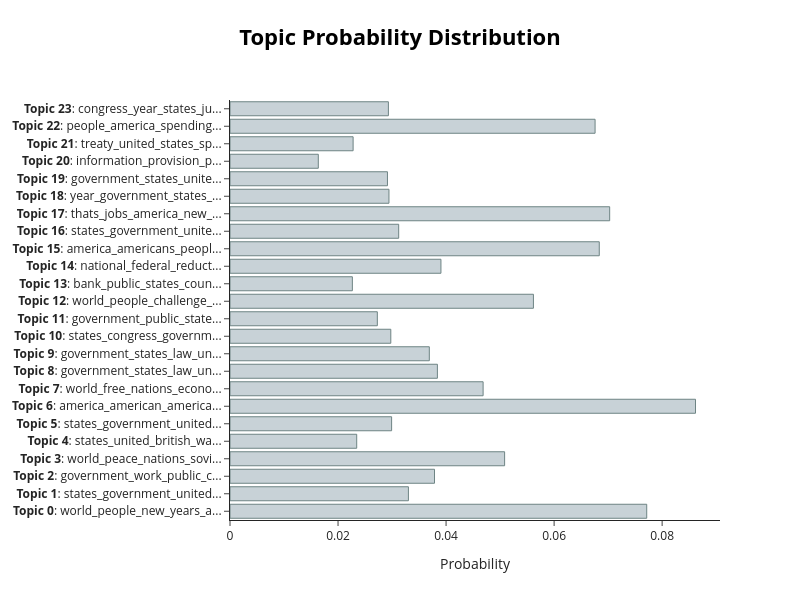

Write notebook code for a chart like this one.
### Markdown cell above
## Output the topic distribution for the first speech

### Code cell
topic_distr, _ = topic_model.approximate_distribution(docs, min_similarity=0)
plot = topic_model.visualize_distribution(topic_distr[0])
filepath = os.path.join(OUTPUT_DIR, "BERTopic-plot.html")
plot.write_html(filepath)
plot

### Figure 1 — Plotly figure (JSON) as saved in the notebook; plotly's stock layout.template omitted (floating-point values rounded to 4 significant figures)
{"data": [{"marker": {"color": "#C8D2D7", "line": {"color": "#6E8484", "width": 1}}, "orientation": "h", "type": "bar", "x": [0.07715, 0.03303, 0.03786, 0.05084, 0.02346, 0.02992, 0.08618, 0.04686, 0.03839, 0.0369, 0.02977, 0.02727, 0.05617, 0.02265, 0.03905, 0.06836, 0.03123, 0.07029, 0.02943, 0.02915, 0.01635, 0.02279, 0.06759, 0.02932], "y": ["<b>Topic 0</b>: world_people_new_years_a...", "<b>Topic 1</b>: states_government_united...", "<b>Topic 2</b>: government_work_public_c...", "<b>Topic 3</b>: world_peace_nations_sovi...", "<b>Topic 4</b>: states_united_british_wa...", "<b>Topic 5</b>: states_government_united...", "<b>Topic 6</b>: america_american_america...", "<b>Topic 7</b>: world_free_nations_econo...", "<b>Topic 8</b>: government_states_law_un...", "<b>Topic 9</b>: government_states_law_un...", "<b>Topic 10</b>: states_congress_governm...", "<b>Topic 11</b>: government_public_state...", "<b>Topic 12</b>: world_people_challenge_...", "<b>Topic 13</b>: bank_public_states_coun...", "<b>Topic 14</b>: national_federal_reduct...", "<b>Topic 15</b>: america_americans_peopl...", "<b>Topic 16</b>: states_government_unite...", "<b>Topic 17</b>: thats_jobs_america_new_...", "<b>Topic 18</b>: year_government_states_...", "<b>Topic 19</b>: government_states_unite...", "<b>Topic 20</b>: information_provision_p...", "<b>Topic 21</b>: treaty_united_states_sp...", "<b>Topic 22</b>: people_america_spending...", "<b>Topic 23</b>: congress_year_states_ju..."]}], "layout": {"height": 600, "hoverlabel": {"bgcolor": "white", "font": {"family": "Rockwell", "size": 16}}, "title": {"font": {"color": "Black", "size": 22}, "text": "<b>Topic Probability Distribution</b>", "x": 0.5, "xanchor": "center", "y": 0.95, "yanchor": "top"}, "width": 800, "xaxis": {"title": {"text": "Probability"}}}}
